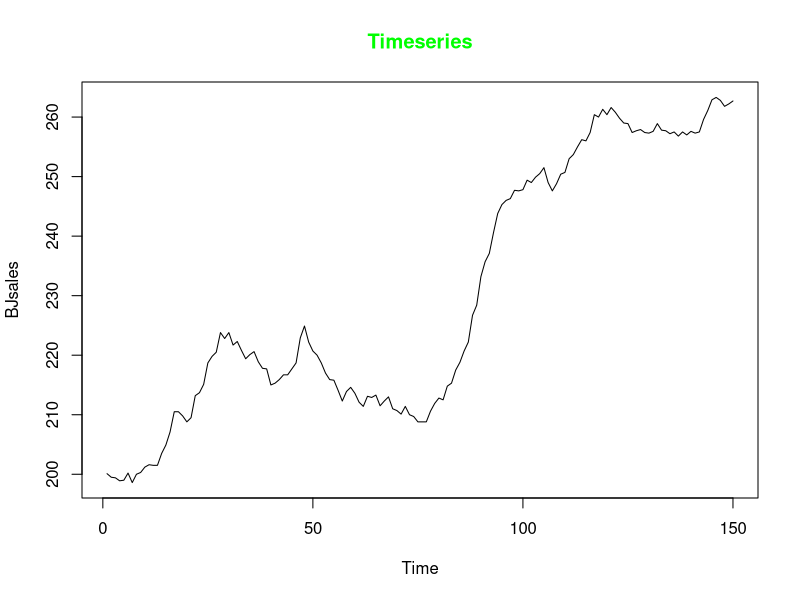
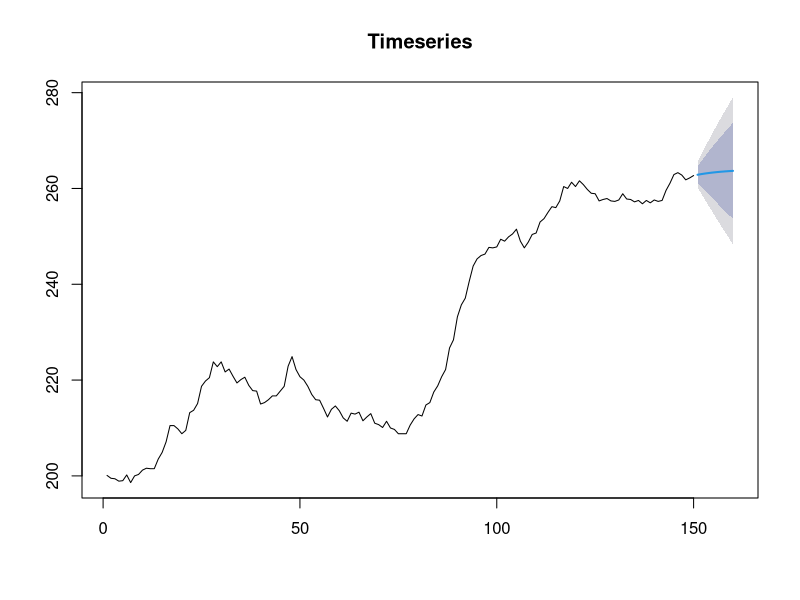

The R script that drew these images, in order:
# Predict the next 10 sale values by using BJsales dataset present in R package “forecast” using ARIMA model.
# Plot the graph showing the forecast. (Install and use the required package)
install.packages("forecast")
library(forecast)
png(file="TimeseriesGFG.png")
plot(BJsales,main="Timeseries",col.main="green")
dev.off()
png(file="TimeSeriesArima.png")
fit <- auto.arima(BJsales)
forecastedValues <- forecast(fit,10)
print(forecastedValues)
plot(forecastedValues,main="Timeseries")
dev.off()